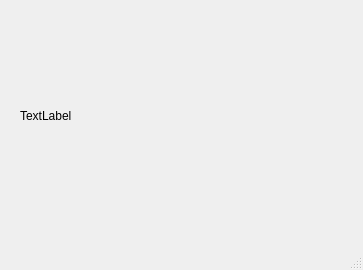
<?xml version="1.0" encoding="UTF-8"?>
<ui version="4.0">
 <class>MainWindow</class>
 <widget class="QMainWindow" name="MainWindow">
  <property name="geometry">
   <rect>
    <x>0</x>
    <y>0</y>
    <width>363</width>
    <height>270</height>
   </rect>
  </property>
  <property name="windowTitle">
   <string>MainWindow</string>
  </property>
  <widget class="QWidget" name="centralwidget">
   <widget class="QLabel" name="label">
    <property name="geometry">
     <rect>
      <x>20</x>
      <y>20</y>
      <width>311</width>
      <height>191</height>
     </rect>
    </property>
    <property name="text">
     <string>TextLabel</string>
    </property>
   </widget>
  </widget>
  <widget class="QMenuBar" name="menubar">
   <property name="geometry">
    <rect>
     <x>0</x>
     <y>0</y>
     <width>363</width>
     <height>25</height>
    </rect>
   </property>
  </widget>
  <widget class="QStatusBar" name="statusbar"/>
 </widget>
 <resources/>
 <connections/>
</ui>
